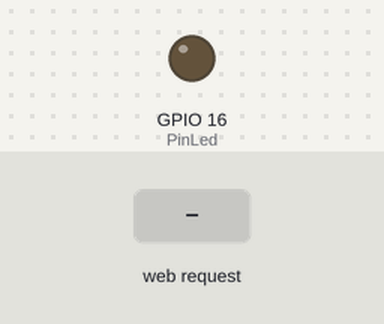
The sketch below on a simulated ESP8266 (NodeMCU). On the bench: output pins drawn as LEDs (lit = HIGH). Inputs (shaded band) come from the test bench. WiFi joins after 1.5 s; servers stay silent unless stated; what the sketch prints to the serial monitor is not drawn.

Above: at 2.7 s.
2.8 s: HTTP request GET /Toggle received
At 4.2 s:
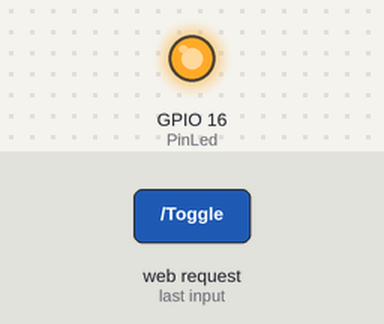
Timing chart, 0 to 5.8 s (numbered marks = the images above; inputs shaded):
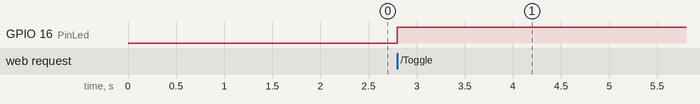

Measured:
- after the input at 2.8 s, GPIO 16 (PinLed): LOW → HIGH at once

The sketch:

ESP8266_WiFiModes_Station_AccessPoint.ino
```cpp
#include <ESP8266WiFi.h>
#include <ESP8266WebServer.h>

ESP8266WebServer Server;
uint8_t PinLed = 16;
const char* Ssid = "TechMMakers";
const char* Password = "!nn0vationFactory";

const char* MySsid = "MoonNight";
IPAddress Ip(192,168,11,4);
IPAddress Gateway(192,168,11,1);
IPAddress Subnet(255,255,255,0);

void setup()
{
  pinMode(PinLed, OUTPUT);

  WiFi.mode(WIFI_AP_STA);
  WiFi.begin(Ssid, Password);

  Serial.begin(115200);

  while(WiFi.status() != WL_CONNECTED)
  {
    Serial.print(".");
    delay(500);
  }
  Serial.println("");
  Serial.print("IP Address: ");
  Serial.print(WiFi.localIP());

  Server.on("/", [](){Server.send(200, "text/plain", "Hello World!");});
  Server.on("/Toggle", ToggleLED);
  Server.begin();

  WiFi.softAPConfig(Ip, Gateway, Subnet);
  WiFi.softAP(MySsid, Password);
}

void loop()
{
  Server.handleClient();
}

void ToggleLED()
{
  digitalWrite(PinLed,!digitalRead(PinLed));
  Server.send(204,"");
}
```
